Frame 1 (no input): blank canvas, image omitted
Frame 60 (the mouse pressed at the canvas centre just before this capture): blank canvas, image omitted
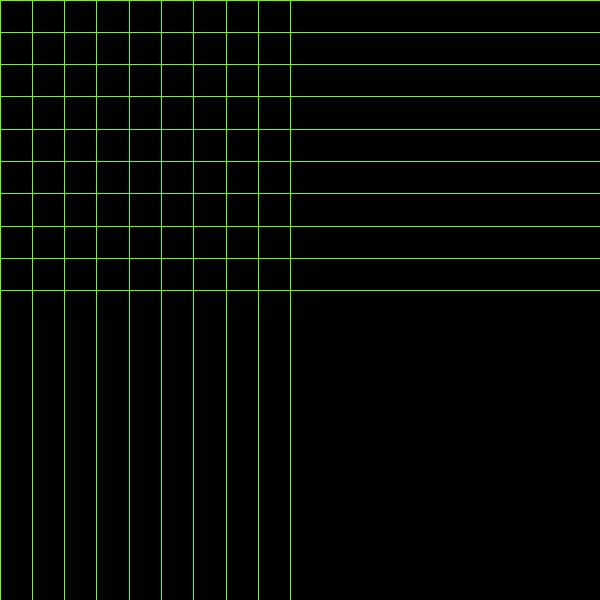
Frame 120 (the mouse held since frame 60 and released just before this capture)

The Processing sketch whose frames 1 and 60 were blank and that drew this single picture after the mouse press (run headless with seeded random() and noise(); from frame 60 on, the mouse is pressed at the canvas centre):

// Processing sketch: while_grid
// ── while_grid.pde
float x  = 0;
float y = 0;
float spacing;
void setup(){
  size(600,600);
  spacing = random(0,50);
  colorMode(HSB, 360,100,100);
  stroke(random(360),100,100);
}
void draw(){
  background(360,100,0);
  while(x<mouseX){
    line(x,0,x,height);
    x+=spacing;
  }
  while (y<mouseY){
    line(0,y,width,y);
    y+=spacing;
  }
  x = 0;
  y = 0;
}
